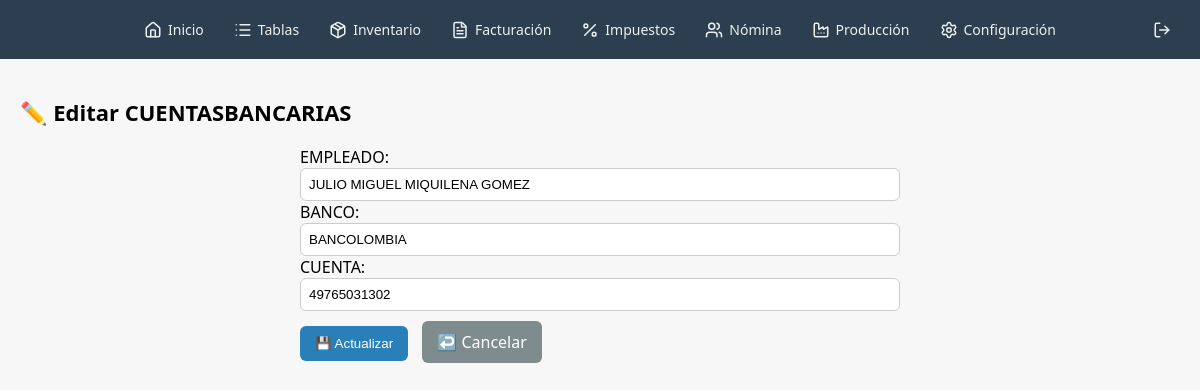
Page /nomina/cuentasbancarias/editar_cuentasbancarias.php?id=33 (signed in) on the committed database.
### tables this page shows
CREATE TABLE cuentasbancarias (`empleado` TEXT, `banco` TEXT, `cuenta` TEXT, `id` INTEGER PRIMARY KEY AUTOINCREMENT);

### nomina/cuentasbancarias/editar_cuentasbancarias.php (the view, shortened to what this page needs)
<?php
require_once("../../conexion/conexion.php");
$id = intval($_GET['id'] ?? 0);
$registro = $conexion->query("SELECT * FROM cuentasbancarias WHERE id = $id")->fetch(PDO::FETCH_ASSOC);
require_once("../../componentes/plantilla.php");
?>
<h2 style="font-family:'Segoe UI'; font-size:22px;">✏️ Editar <?= strtoupper("cuentasbancarias") ?></h2>
<form method="POST" style="max-width:600px;margin:auto;">
    <label for="empleado" style="margin-top:10px;">EMPLEADO:</label>
    <input type="text" name="empleado" id="empleado" value="<?= htmlspecialchars($registro['empleado']) ?>" required style="width:100%;padding:8px;border-radius:6px;border:1px solid #ccc;">
    <label for="banco" style="margin-top:10px;">BANCO:</label>
    <input type="text" name="banco" id="banco" value="<?= htmlspecialchars($registro['banco']) ?>" required style="width:100%;padding:8px;border-radius:6px;border:1px solid #ccc;">
    <label for="cuenta" style="margin-top:10px;">CUENTA:</label>
    <input type="text" name="cuenta" id="cuenta" value="<?= htmlspecialchars($registro['cuenta']) ?>" required style="width:100%;padding:8px;border-radius:6px;border:1px solid #ccc;">
    <button type="submit" style="margin-top:15px;background:#2980b9;color:#fff;padding:10px 15px;border:none;border-radius:6px;">💾 Actualizar</button>
    <a href="index.php" style="margin-left:10px;background:#7f8c8d;color:#fff;padding:10px 15px;border:none;border-radius:6px;text-decoration:none;">↩️ Cancelar</a>
</form>

### componentes/plantilla.php (style rules this page uses)
* { box-sizing: border-box; }
body { font-family: 'Segoe UI', sans-serif; margin: 0; padding: 0; background-color: #f7f7f7; }

### rows in the picture
cuentasbancarias: empleado "JULIO MIGUEL MIQUILENA GOMEZ", banco "BANCOLOMBIA", cuenta "49765031302"
